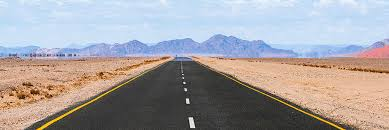
#> input picture opencvlearn/road.jpg, 389 x 130 px
$ python houghline3.py
#> lines starting #> are read from the running program, lines starting #| are printed output that depends on the picture; after the words box and inside, x2 and y2 are one past the last pixel; in counts of white or black regions, pixels touching at a corner belong together
import cv2
from matplotlib import pylab as plt
import  numpy as np

def region(img,vertices):
    mask=np.zeros_like(img)

    match_color=(255)
    cv2.fillPoly(mask,vertices,match_color)
    masked=cv2.bitwise_and(img,mask)
    return masked

def draw_line(img,lines):
    imd=np.zeros_like(img)
    for line in lines:
        x1,y1,x2,y2=line[0]
        cv2.line(imd,(x1,y1),(x2,y2),(255,0,0),2)
    img=cv2.addWeighted(img,0.6,imd,0.8,0.0)

    return img

img=cv2.imread("road.jpg",1)
#> img is the input picture: shape (130, 389, 3); mean B, G, R 162.4, 160.5, 165
imgray=cv2.cvtColor(img,cv2.COLOR_RGB2GRAY)
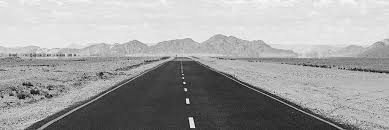
#> imgray: shape (130, 389); min 4, max 254, mean 161.5
cv2.imshow("dam",imgray)
canny=cv2.Canny(imgray,100,200)
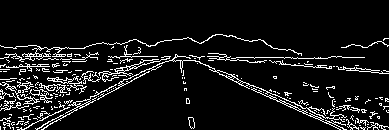
#> canny: shape (130, 389); 8.7% white in thin lines or dots, all inside (x1, y1, x2, y2) = (0, 34, 389, 130)
#cv2.imshow("adi",img)
img=cv2.cvtColor(img,cv2.COLOR_BGR2RGB)


height=img.shape[0]
#> height = 130
width=img.shape[1]
#> width = 389

region_of_intresr_vertices=[
    (150,height),
    (180,height/3),
    (width,height)
]
#> region_of_intresr_vertices = [(150, 130), (180, 43.33), (389, 130)]


crop=region(canny,np.array([region_of_intresr_vertices],np.int32))
#> in region, `cv2.fillPoly(mask,vertices,match_color)`:
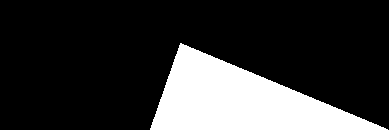
#> mask: shape (130, 389); 20.7% white; 1 white region, box (x1, y1, x2, y2) and area: (150, 43, 388, 130) 10457
#> in region, `masked=cv2.bitwise_and(img,mask)`:
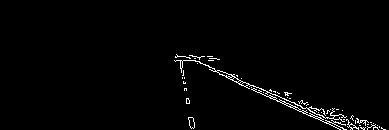
#> masked: shape (130, 389); 1.7% white in thin lines or dots, all inside (x1, y1, x2, y2) = (174, 54, 386, 130)

lines=cv2.HoughLinesP(crop,1,np.pi/80,10,minLineLength=10,maxLineGap=10)
#> lines = 33 rows, first 6: [209, 69, 339, 129], [299, 103, 363, 129], [258, 87, 335, 122], [176, 54, 241, 78], [300, 101, 348, 121], [214, 71, 240, 80]

image_final=draw_line(img,lines)
#> the loop in draw_line, `for line in lines:` made 33 passes
#> (x1, y1, x2, y2) on passes 1 to 12: (209, 69, 339, 129), (299, 103, 363, 129), (258, 87, 335, 122), (176, 54, 241, 78), (300, 101, 348, 121), (214, 71, 240, 80), (177, 55, 189, 103), (321, 108, 365, 127), (238, 81, 326, 122), (259, 90, 344, 129), (189, 55, 199, 59), (189, 58, 199, 58)
#> after the loop in draw_line, `for line in lines:`:
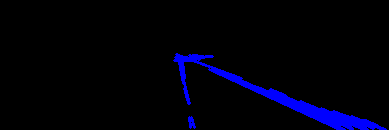
#> imd: shape (130, 389, 3); mean of channels 0, 1, 2 11.8, 0, 0; drawn as B, G, R
#> in draw_line, `img=cv2.addWeighted(img,0.6,imd,0.8,0.0)`:
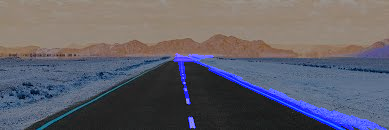
#> img: shape (130, 389, 3); mean of channels 0, 1, 2 106.5, 96.3, 97.4; drawn as B, G, R

cv2.imshow("adi",canny)
plt.imshow(image_final)
plt.show()
cv2.waitKey(0)
cv2.destroyAllWindows()
